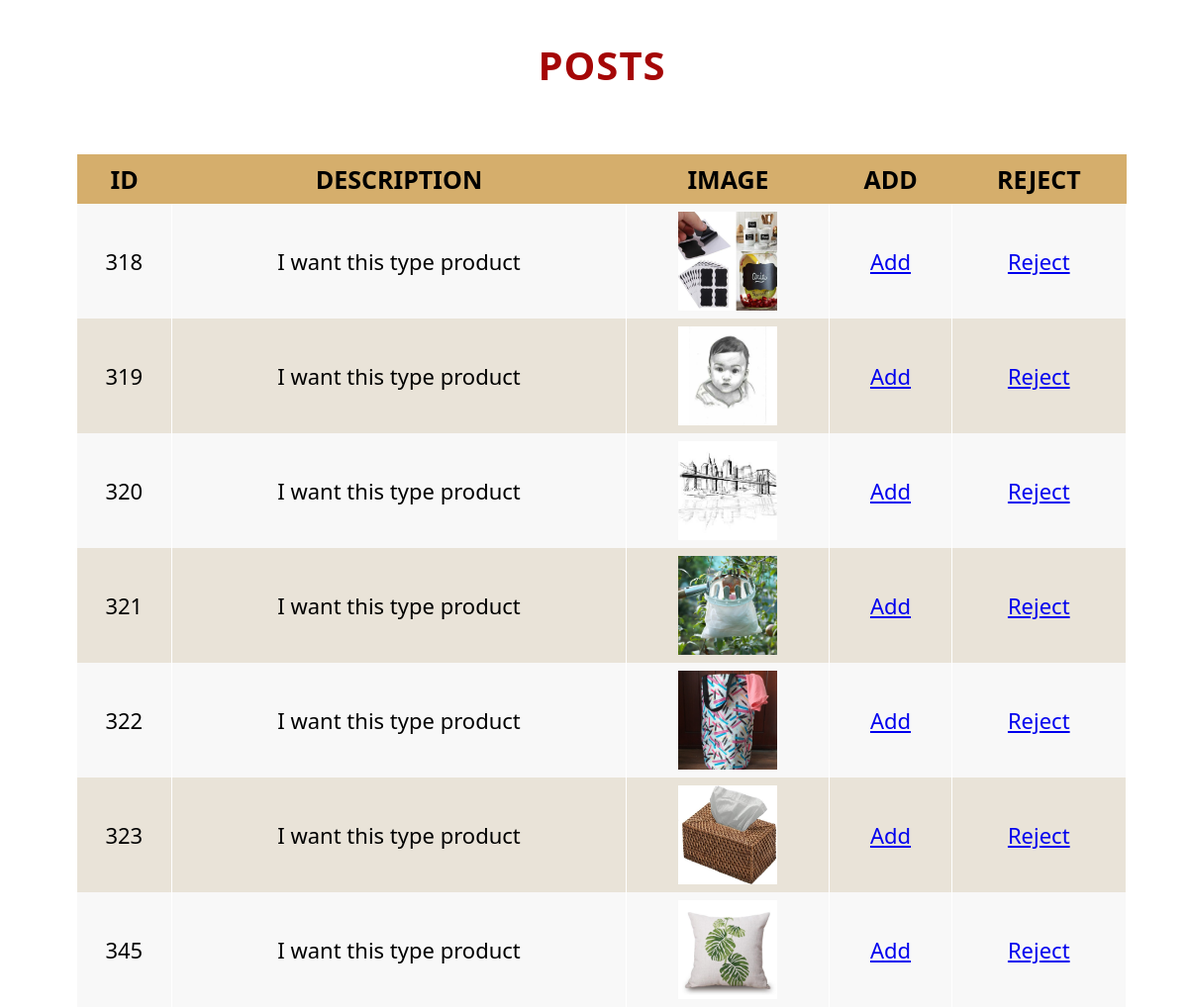
The app's page /Malmi/HELA/admin/posttable.php with its own data.
### tables this page shows
CREATE TABLE `post` (
  `post_id` int(11) NOT NULL,
  `description` text NOT NULL,
  `imageName` varchar(500) DEFAULT NULL
);

### Malmi/HELA/admin/posttable.php (the view, shortened to what this page needs)
<h2>POSTS</h2>
 <link rel="stylesheet" href="posttable.css">
<div class="table-wrapper">
    <table class="fl-table">
        <thead>
        <tr>
            <th>ID</th>
            <th>DESCRIPTION</th>
            <th>IMAGE</th>
            <th>ADD</th>
            <th>REJECT</th>
        </tr>
        </thead>
        <tbody>
        <tr>
<?php require_once("Inconnect.php") ?>
<?php
 $sql ="SELECT * FROM post";
 $result =$connection-> query($sql);
 if($result->num_rows > 0){
 while ($row = $result-> fetch_assoc()){
    $qq = $row['imageName'];
    echo"<tr><td>".$row["post_id"]."</td>";
    echo"<td>".$row["description"]."</td>";
   echo "<td>"."<img src='../$qq' height =100 width=100>";
    echo"<td>"."<a href=accept1.php?id=".$row["post_id"].">Add</a></td>";
    echo"<td>"."<a href=deletepo.php?id=".$row["post_id"].">Reject</a>"."</td></tr>";
 }
 echo "</table>";
}
else{
    echo "0 result";
}
 ?>
</div>

### Malmi/HELA/admin/posttable.css (style rules this page uses)
h2 { text-align: center; font-size: 40px; text-transform: uppercase; font-family: "Segoe UI Light","Segoe UI","Segoe",Tahoma,Helvetica,Arial,sans-serif; letter-spacing: 1px; color: rgb(165, 6, 6); padding: 30px 0; }
.table-wrapper { margin: 10px 70px 70px; }
.fl-table { border-radius: 20px; font-size: 25px; font-weight: normal; border: none; border-collapse: collapse; width: 100%; max-width: 100%; white-space: nowrap; background-color: #E9E3D8 ; }
.fl-table td, .fl-table th { text-align: center; padding: 8px; }
.fl-table td { border-right: 1px solid #ffffff; font-size: 22px; }
.fl-table thead th { color: #000000; background: #D5AE6C ; }
.fl-table thead th:nth-child(odd) { color: #000000; background: #D5AE6C; }
.fl-table tr:nth-child(even) { background: #F8F8F8; }

### records on screen
post: post_id "318", description "I want this type product", imageName (picture)
post: post_id "319", description "I want this type product", imageName (picture)
post: post_id "320", description "I want this type product", imageName (picture)
post: post_id "321", description "I want this type product", imageName (picture)
post: post_id "322", description "I want this type product", imageName (picture)
post: post_id "323", description "I want this type product", imageName (picture)
post: post_id "345", description "I want this type product", imageName (picture)
